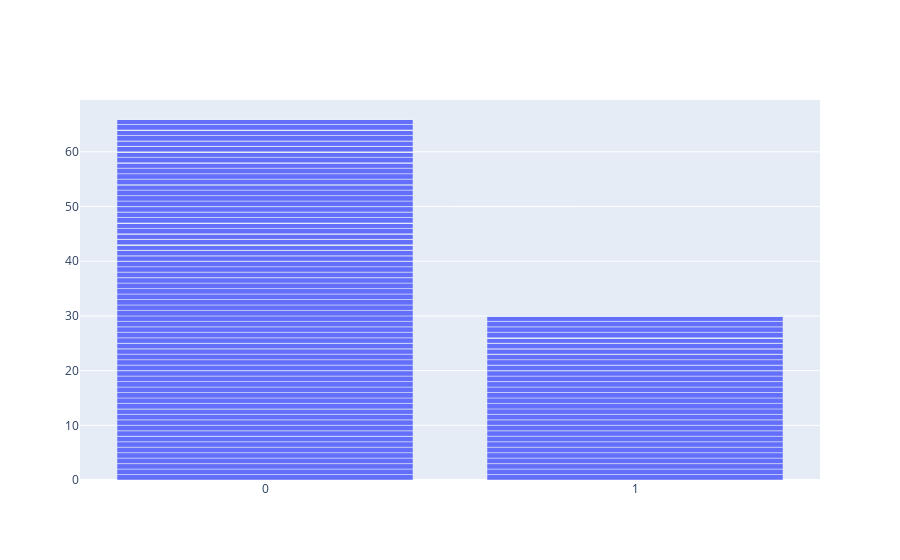

Notebook cell for this chart:
### Code cell
trace1 = go.Bar(x = df.smoking, y = df.DEATH_EVENT)

data1 = [trace1]
layout = go.Layout(barmode = "group")
fig = go.Figure(data = data1, layout = layout)
iplot(fig)

# Here 0 means smoling, `1 means not smoking`

### Figure 1 — Plotly figure (JSON) as saved in the notebook; plotly's stock layout.template omitted (floating-point values rounded to 4 significant figures; data arrays with more than 128 entries replaced by an {"elided": "..."} marker saying what was removed)
{"data": [{"type": "bar", "x": {"elided": "299 int values"}, "y": {"elided": "299 int values"}}], "layout": {"barmode": "group"}}
